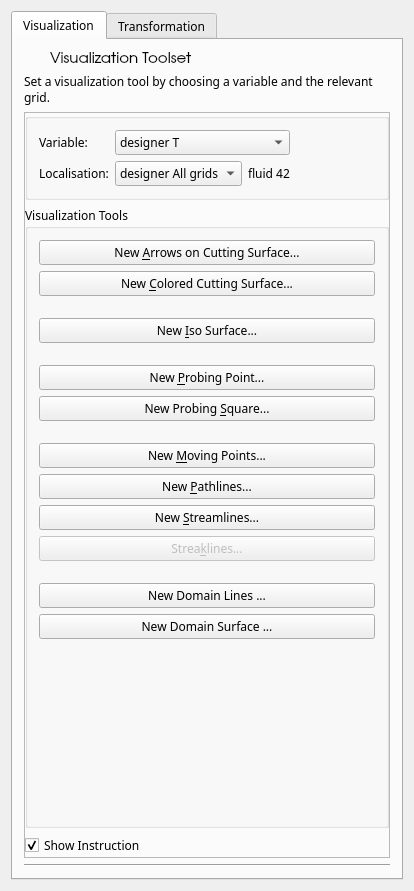
<ui version="4.0" >
 <comment>Python:from Utils import FloatInRangeControl
Python:from ChangeIndicatedLE import ChangeIndicatedLE</comment>
 <class>GridVisualizationPanelBase</class>
 <widget class="QWidget" name="GridVisualizationPanelBase" >
  <property name="geometry" >
   <rect>
    <x>0</x>
    <y>0</y>
    <width>414</width>
    <height>891</height>
   </rect>
  </property>
  <property name="sizePolicy" >
   <sizepolicy vsizetype="Preferred" hsizetype="Preferred" >
    <horstretch>0</horstretch>
    <verstretch>0</verstretch>
   </sizepolicy>
  </property>
  <property name="minimumSize" >
   <size>
    <width>0</width>
    <height>0</height>
   </size>
  </property>
  <property name="font" >
   <font>
    <family>Droid Sans</family>
   </font>
  </property>
  <property name="windowTitle" >
   <string>Form2</string>
  </property>
  <layout class="QGridLayout" >
   <item row="0" column="0" >
    <widget class="QTabWidget" name="tabWidget" >
     <property name="currentIndex" >
      <number>0</number>
     </property>
     <widget class="QWidget" name="tab" >
      <attribute name="title" >
       <string>Visualization</string>
      </attribute>
      <layout class="QGridLayout" >
       <item row="3" column="0" colspan="2" >
        <widget class="Line" name="line33" >
         <property name="sizePolicy" >
          <sizepolicy vsizetype="Fixed" hsizetype="Minimum" >
           <horstretch>0</horstretch>
           <verstretch>0</verstretch>
          </sizepolicy>
         </property>
         <property name="frameShape" >
          <enum>QFrame::HLine</enum>
         </property>
         <property name="frameShadow" >
          <enum>QFrame::Sunken</enum>
         </property>
        </widget>
       </item>
       <item row="0" column="0" >
        <widget class="QLabel" name="vrpIconToolset" >
         <property name="sizePolicy" >
          <sizepolicy vsizetype="Fixed" hsizetype="Fixed" >
           <horstretch>0</horstretch>
           <verstretch>0</verstretch>
          </sizepolicy>
         </property>
         <property name="maximumSize" >
          <size>
           <width>20</width>
           <height>20</height>
          </size>
         </property>
         <property name="scaledContents" >
          <bool>true</bool>
         </property>
         <property name="wordWrap" >
          <bool>false</bool>
         </property>
        </widget>
       </item>
       <item row="1" column="0" colspan="2" >
        <widget class="QLabel" name="KnobInstructionText" >
         <property name="sizePolicy" >
          <sizepolicy vsizetype="Fixed" hsizetype="Preferred" >
           <horstretch>0</horstretch>
           <verstretch>0</verstretch>
          </sizepolicy>
         </property>
         <property name="minimumSize" >
          <size>
           <width>0</width>
           <height>0</height>
          </size>
         </property>
         <property name="text" >
          <string>Set a visualization tool by choosing a variable and the relevant grid.</string>
         </property>
         <property name="scaledContents" >
          <bool>false</bool>
         </property>
         <property name="alignment" >
          <set>Qt::AlignVCenter</set>
         </property>
         <property name="wordWrap" >
          <bool>true</bool>
         </property>
        </widget>
       </item>
       <item row="2" column="0" colspan="2" >
        <widget class="QFrame" name="vrpFrameSetTool" >
         <property name="sizePolicy" >
          <sizepolicy vsizetype="Preferred" hsizetype="Preferred" >
           <horstretch>0</horstretch>
           <verstretch>0</verstretch>
          </sizepolicy>
         </property>
         <property name="frameShape" >
          <enum>QFrame::StyledPanel</enum>
         </property>
         <property name="frameShadow" >
          <enum>QFrame::Plain</enum>
         </property>
         <property name="lineWidth" >
          <number>0</number>
         </property>
         <layout class="QGridLayout" >
          <property name="margin" >
           <number>0</number>
          </property>
          <item row="0" column="0" >
           <widget class="QGroupBox" name="vrpGroupBoxConditions" >
            <property name="sizePolicy" >
             <sizepolicy vsizetype="Fixed" hsizetype="Preferred" >
              <horstretch>0</horstretch>
              <verstretch>0</verstretch>
             </sizepolicy>
            </property>
            <property name="title" >
             <string/>
            </property>
            <property name="lineWidth" stdset="0" >
             <number>1</number>
            </property>
            <layout class="QGridLayout" >
             <item row="1" column="0" >
              <widget class="QLabel" name="vrpLabelLocalisation" >
               <property name="sizePolicy" >
                <sizepolicy vsizetype="Preferred" hsizetype="Preferred" >
                 <horstretch>0</horstretch>
                 <verstretch>0</verstretch>
                </sizepolicy>
               </property>
               <property name="toolTip" >
                <string>Description which grid &lt;br>was selected in the part list on the left.</string>
               </property>
               <property name="whatsThis" >
                <string>Description which grid &lt;br>was selected in the part list on the left.</string>
               </property>
               <property name="text" >
                <string>Localisation:</string>
               </property>
               <property name="wordWrap" >
                <bool>false</bool>
               </property>
              </widget>
             </item>
             <item row="0" column="1" >
              <widget class="QComboBox" name="vrpComboBoxVariable" >
               <property name="cursor" >
                <cursorShape>PointingHandCursor</cursorShape>
               </property>
               <property name="toolTip" >
                <string>Select the variable which you want &lt;br>to investigate with a visualization function.</string>
               </property>
               <property name="whatsThis" >
                <string>Select the variable which you want &lt;br>to investigate with a visualization function.</string>
               </property>
               <item>
                <property name="text" >
                 <string>designer T</string>
                </property>
               </item>
               <item>
                <property name="text" >
                 <string>designer VMAG</string>
                </property>
               </item>
               <item>
                <property name="text" >
                 <string>designer P</string>
                </property>
               </item>
              </widget>
             </item>
             <item row="0" column="0" >
              <widget class="QLabel" name="vrpLabelVariable" >
               <property name="toolTip" >
                <string>Select the variable which you want &lt;br>to investigate with a visualization function.</string>
               </property>
               <property name="whatsThis" >
                <string>Select the variable which you want &lt;br>to investigate with a visualization function.</string>
               </property>
               <property name="text" >
                <string>Variable:</string>
               </property>
               <property name="wordWrap" >
                <bool>false</bool>
               </property>
              </widget>
             </item>
             <item row="1" column="1" >
              <layout class="QHBoxLayout" >
               <item>
                <widget class="QComboBox" name="vrpComboBoxGrid" >
                 <property name="cursor" >
                  <cursorShape>PointingHandCursor</cursorShape>
                 </property>
                 <property name="toolTip" >
                  <string>Description which grid &lt;br>was selected in the part list on the left.</string>
                 </property>
                 <property name="whatsThis" >
                  <string>Description which grid &lt;br>was selected in the part list on the left.</string>
                 </property>
                 <item>
                  <property name="text" >
                   <string>designer All grids</string>
                  </property>
                 </item>
                 <item>
                  <property name="text" >
                   <string>designer fluid-51</string>
                  </property>
                 </item>
                 <item>
                  <property name="text" >
                   <string>designer fluid-52</string>
                  </property>
                 </item>
                </widget>
               </item>
               <item>
                <widget class="QLabel" name="vrpLocalisationLabel" >
                 <property name="text" >
                  <string>fluid 42</string>
                 </property>
                 <property name="wordWrap" >
                  <bool>false</bool>
                 </property>
                </widget>
               </item>
              </layout>
             </item>
             <item row="0" column="2" >
              <spacer name="spacer207" >
               <property name="orientation" >
                <enum>Qt::Horizontal</enum>
               </property>
               <property name="sizeType" >
                <enum>QSizePolicy::Expanding</enum>
               </property>
               <property name="sizeHint" stdset="0" >
                <size>
                 <width>16</width>
                 <height>21</height>
                </size>
               </property>
              </spacer>
             </item>
             <item row="1" column="2" >
              <spacer name="spacer207_2" >
               <property name="orientation" >
                <enum>Qt::Horizontal</enum>
               </property>
               <property name="sizeType" >
                <enum>QSizePolicy::Expanding</enum>
               </property>
               <property name="sizeHint" stdset="0" >
                <size>
                 <width>16</width>
                 <height>21</height>
                </size>
               </property>
              </spacer>
             </item>
            </layout>
           </widget>
          </item>
          <item row="2" column="0" >
           <widget class="QCheckBox" name="DescriptionCheckBox" >
            <property name="cursor" >
             <cursorShape>PointingHandCursor</cursorShape>
            </property>
            <property name="text" >
             <string>Show Instruction</string>
            </property>
            <property name="checked" >
             <bool>true</bool>
            </property>
           </widget>
          </item>
          <item row="1" column="0" >
           <widget class="QGroupBox" name="vrpGroupBoxCuttingSurface" >
            <property name="sizePolicy" >
             <sizepolicy vsizetype="Minimum" hsizetype="Minimum" >
              <horstretch>0</horstretch>
              <verstretch>0</verstretch>
             </sizepolicy>
            </property>
            <property name="title" >
             <string>Visualization Tools</string>
            </property>
            <layout class="QGridLayout" name="gridLayout_3" >
             <item row="0" column="0" >
              <widget class="QPushButton" name="CuttingSurfaceArrowPushButton" >
               <property name="enabled" >
                <bool>true</bool>
               </property>
               <property name="sizePolicy" >
                <sizepolicy vsizetype="Fixed" hsizetype="MinimumExpanding" >
                 <horstretch>0</horstretch>
                 <verstretch>0</verstretch>
                </sizepolicy>
               </property>
               <property name="cursor" >
                <cursorShape>PointingHandCursor</cursorShape>
               </property>
               <property name="toolTip" >
                <string>This button computes a new cutting surface (section plane)&lt;br> with arrows (vectors) on the selected grid and data.</string>
               </property>
               <property name="whatsThis" >
                <string>This button computes a new cutting surface (section plane)&lt;br> with arrows (vectors) on the selected grid and data.</string>
               </property>
               <property name="text" >
                <string>New &amp;Arrows on Cutting Surface...</string>
               </property>
               <property name="shortcut" >
                <string>Alt+A</string>
               </property>
              </widget>
             </item>
             <item row="1" column="0" >
              <widget class="QPushButton" name="CuttingSurfaceColoredPushButton" >
               <property name="enabled" >
                <bool>true</bool>
               </property>
               <property name="sizePolicy" >
                <sizepolicy vsizetype="Fixed" hsizetype="MinimumExpanding" >
                 <horstretch>0</horstretch>
                 <verstretch>0</verstretch>
                </sizepolicy>
               </property>
               <property name="cursor" >
                <cursorShape>PointingHandCursor</cursorShape>
               </property>
               <property name="toolTip" >
                <string>This button computes a new colored cuttingsurface (contours on section plane)&lt;br> on the selected grid and data.</string>
               </property>
               <property name="whatsThis" >
                <string>This button computes a new colored cuttingsurface (contours on section plane)&lt;br> on the selected grid and data.</string>
               </property>
               <property name="text" >
                <string>New &amp;Colored Cutting Surface...</string>
               </property>
               <property name="shortcut" >
                <string>Alt+C</string>
               </property>
              </widget>
             </item>
             <item row="2" column="0" >
              <spacer name="spacer4" >
               <property name="orientation" >
                <enum>Qt::Vertical</enum>
               </property>
               <property name="sizeType" >
                <enum>QSizePolicy::Fixed</enum>
               </property>
               <property name="sizeHint" stdset="0" >
                <size>
                 <width>16</width>
                 <height>16</height>
                </size>
               </property>
              </spacer>
             </item>
             <item row="3" column="0" >
              <widget class="QPushButton" name="IsoSurfacePushButton" >
               <property name="enabled" >
                <bool>true</bool>
               </property>
               <property name="sizePolicy" >
                <sizepolicy vsizetype="Fixed" hsizetype="MinimumExpanding" >
                 <horstretch>0</horstretch>
                 <verstretch>0</verstretch>
                </sizepolicy>
               </property>
               <property name="cursor" >
                <cursorShape>PointingHandCursor</cursorShape>
               </property>
               <property name="toolTip" >
                <string>This button computes a new isosurface on the selected grid and data.</string>
               </property>
               <property name="whatsThis" >
                <string>This button computes a new isosurface on the selected grid and data.</string>
               </property>
               <property name="text" >
                <string>New &amp;Iso Surface...</string>
               </property>
               <property name="shortcut" >
                <string>Alt+I</string>
               </property>
              </widget>
             </item>
             <item row="4" column="0" >
              <spacer name="spacer4_2" >
               <property name="orientation" >
                <enum>Qt::Vertical</enum>
               </property>
               <property name="sizeType" >
                <enum>QSizePolicy::Fixed</enum>
               </property>
               <property name="sizeHint" stdset="0" >
                <size>
                 <width>16</width>
                 <height>16</height>
                </size>
               </property>
              </spacer>
             </item>
             <item row="5" column="0" >
              <widget class="QPushButton" name="ProbingPointPushButton" >
               <property name="enabled" >
                <bool>true</bool>
               </property>
               <property name="sizePolicy" >
                <sizepolicy vsizetype="Fixed" hsizetype="MinimumExpanding" >
                 <horstretch>0</horstretch>
                 <verstretch>0</verstretch>
                </sizepolicy>
               </property>
               <property name="cursor" >
                <cursorShape>PointingHandCursor</cursorShape>
               </property>
               <property name="toolTip" >
                <string>This button computes a new point probe on the selected grid and data.</string>
               </property>
               <property name="whatsThis" >
                <string>This button computes a new point probe on the selected grid and data.</string>
               </property>
               <property name="text" >
                <string>New &amp;Probing Point...</string>
               </property>
               <property name="shortcut" >
                <string>Alt+P</string>
               </property>
              </widget>
             </item>
             <item row="6" column="0" >
              <widget class="QPushButton" name="ProbingSquarePushButton" >
               <property name="enabled" >
                <bool>true</bool>
               </property>
               <property name="sizePolicy" >
                <sizepolicy vsizetype="Fixed" hsizetype="MinimumExpanding" >
                 <horstretch>0</horstretch>
                 <verstretch>0</verstretch>
                </sizepolicy>
               </property>
               <property name="cursor" >
                <cursorShape>PointingHandCursor</cursorShape>
               </property>
               <property name="toolTip" >
                <string>This button computes a new square probe on the selected grid and data.</string>
               </property>
               <property name="whatsThis" >
                <string>This button computes a new square probe on the selected grid and data.</string>
               </property>
               <property name="text" >
                <string>New Probing &amp;Square...</string>
               </property>
               <property name="shortcut" >
                <string>Alt+S</string>
               </property>
              </widget>
             </item>
             <item row="7" column="0" >
              <spacer name="spacer4_3" >
               <property name="orientation" >
                <enum>Qt::Vertical</enum>
               </property>
               <property name="sizeType" >
                <enum>QSizePolicy::Fixed</enum>
               </property>
               <property name="sizeHint" stdset="0" >
                <size>
                 <width>16</width>
                 <height>16</height>
                </size>
               </property>
              </spacer>
             </item>
             <item row="8" column="0" >
              <widget class="QPushButton" name="MovingPointsPushButton" >
               <property name="sizePolicy" >
                <sizepolicy vsizetype="Fixed" hsizetype="MinimumExpanding" >
                 <horstretch>0</horstretch>
                 <verstretch>0</verstretch>
                </sizepolicy>
               </property>
               <property name="cursor" >
                <cursorShape>PointingHandCursor</cursorShape>
               </property>
               <property name="toolTip" >
                <string>This button computes new particles &lt;br> which fly along streamlines on the selected grid and data.</string>
               </property>
               <property name="whatsThis" >
                <string>This button computes new particles &lt;br> which fly along streamlines on the selected grid and data.</string>
               </property>
               <property name="text" >
                <string>New &amp;Moving Points...</string>
               </property>
               <property name="shortcut" >
                <string>Alt+M</string>
               </property>
              </widget>
             </item>
             <item row="9" column="0" >
              <widget class="QPushButton" name="PathlinesPushButton" >
               <property name="sizePolicy" >
                <sizepolicy vsizetype="Fixed" hsizetype="MinimumExpanding" >
                 <horstretch>0</horstretch>
                 <verstretch>0</verstretch>
                </sizepolicy>
               </property>
               <property name="cursor" >
                <cursorShape>PointingHandCursor</cursorShape>
               </property>
               <property name="toolTip" >
                <string>This button computes new growing streamlines&lt;br> on the selected grid and data.</string>
               </property>
               <property name="whatsThis" >
                <string>This button computes new growing streamlines&lt;br> on the selected grid and data.</string>
               </property>
               <property name="text" >
                <string>New &amp;Pathlines...</string>
               </property>
               <property name="shortcut" >
                <string>Alt+P</string>
               </property>
              </widget>
             </item>
             <item row="10" column="0" >
              <widget class="QPushButton" name="StreamlinesPushButton" >
               <property name="sizePolicy" >
                <sizepolicy vsizetype="Fixed" hsizetype="MinimumExpanding" >
                 <horstretch>0</horstretch>
                 <verstretch>0</verstretch>
                </sizepolicy>
               </property>
               <property name="cursor" >
                <cursorShape>PointingHandCursor</cursorShape>
               </property>
               <property name="toolTip" >
                <string>This button computes new streamlines&lt;br> on the selected grid and data.</string>
               </property>
               <property name="whatsThis" >
                <string>This button computes new streamlines&lt;br> on the selected grid and data.</string>
               </property>
               <property name="text" >
                <string>New &amp;Streamlines...</string>
               </property>
               <property name="shortcut" >
                <string>Alt+S</string>
               </property>
              </widget>
             </item>
             <item row="11" column="0" >
              <widget class="QPushButton" name="StreaklinesPushButton" >
               <property name="enabled" >
                <bool>false</bool>
               </property>
               <property name="sizePolicy" >
                <sizepolicy vsizetype="Fixed" hsizetype="MinimumExpanding" >
                 <horstretch>0</horstretch>
                 <verstretch>0</verstretch>
                </sizepolicy>
               </property>
               <property name="cursor" >
                <cursorShape>PointingHandCursor</cursorShape>
               </property>
               <property name="toolTip" >
                <string>&lt;b>Streaklines&lt;/b> imitate a &lt;br> smoke probe of a wind channel at every time step.</string>
               </property>
               <property name="whatsThis" >
                <string>&lt;b>Streaklines&lt;/b> imitate a &lt;br> smoke probe of a wind channel at every time step. Streaklines require transient data.</string>
               </property>
               <property name="text" >
                <string>Strea&amp;klines...</string>
               </property>
               <property name="shortcut" >
                <string>Alt+K</string>
               </property>
              </widget>
             </item>
             <item row="12" column="0" >
              <spacer name="spacer13" >
               <property name="orientation" >
                <enum>Qt::Vertical</enum>
               </property>
               <property name="sizeType" >
                <enum>QSizePolicy::Fixed</enum>
               </property>
               <property name="sizeHint" stdset="0" >
                <size>
                 <width>20</width>
                 <height>16</height>
                </size>
               </property>
              </spacer>
             </item>
             <item row="13" column="0" >
              <widget class="QPushButton" name="DomainLinesPushButton" >
               <property name="toolTip" >
                <string>This button computes new domain lines&lt;br> on the selected grid. Currently data is not mapped.</string>
               </property>
               <property name="whatsThis" >
                <string>This button computes new domain surface&lt;br> on the selected grid and data.</string>
               </property>
               <property name="text" >
                <string>New Domain Lines ...</string>
               </property>
              </widget>
             </item>
             <item row="14" column="0" >
              <widget class="QPushButton" name="DomainSurfacePushButton" >
               <property name="toolTip" >
                <string>This button computes a new domain surface&lt;br> on the selected grid. Currently data id not mapped.</string>
               </property>
               <property name="whatsThis" >
                <string>This button computes new domain lines&lt;br> on the selected grid and data.</string>
               </property>
               <property name="text" >
                <string>New Domain Surface ...</string>
               </property>
              </widget>
             </item>
             <item row="15" column="0" >
              <spacer name="verticalSpacer" >
               <property name="orientation" >
                <enum>Qt::Vertical</enum>
               </property>
               <property name="sizeHint" stdset="0" >
                <size>
                 <width>20</width>
                 <height>10</height>
                </size>
               </property>
              </spacer>
             </item>
            </layout>
           </widget>
          </item>
         </layout>
        </widget>
       </item>
       <item row="0" column="1" >
        <widget class="QLabel" name="vrpLabelTitle" >
         <property name="sizePolicy" >
          <sizepolicy vsizetype="Fixed" hsizetype="Preferred" >
           <horstretch>0</horstretch>
           <verstretch>0</verstretch>
          </sizepolicy>
         </property>
         <property name="minimumSize" >
          <size>
           <width>0</width>
           <height>0</height>
          </size>
         </property>
         <property name="font" >
          <font>
           <family>URW Gothic L</family>
           <pointsize>11</pointsize>
          </font>
         </property>
         <property name="text" >
          <string>Visualization Toolset</string>
         </property>
         <property name="alignment" >
          <set>Qt::AlignLeading|Qt::AlignLeft|Qt::AlignTop</set>
         </property>
         <property name="wordWrap" >
          <bool>true</bool>
         </property>
        </widget>
       </item>
      </layout>
     </widget>
     <widget class="QWidget" name="tab" >
      <attribute name="title" >
       <string>Transformation</string>
      </attribute>
      <layout class="QVBoxLayout" name="verticalLayout" >
       <item>
        <widget class="QGroupBox" name="vrpGroupBoxRotation" >
         <property name="title" >
          <string>Rotation</string>
         </property>
         <layout class="QGridLayout" name="gridLayout_2" >
          <item row="0" column="0" >
           <widget class="QLabel" name="textLabelRotAxisX" >
            <property name="enabled" >
             <bool>true</bool>
            </property>
            <property name="toolTip" >
             <string>For finetuning the orientation&lt;br> of the starting rectangle from which streamlines, pathlines and moving points are emitted, you can add rotations around each axis.</string>
            </property>
            <property name="whatsThis" >
             <string>For finetuning the orientation&lt;br> of the starting rectangle from which streamlines, pathlines and moving points are emitted, you can add rotations around each axis.</string>
            </property>
            <property name="text" >
             <string>Axis x:</string>
            </property>
            <property name="wordWrap" >
             <bool>false</bool>
            </property>
           </widget>
          </item>
          <item row="0" column="1" >
           <widget class="FloatInRangeControl" native="1" name="floatInRangeAxisX" >
            <property name="enabled" >
             <bool>true</bool>
            </property>
            <property name="sizePolicy" >
             <sizepolicy vsizetype="Fixed" hsizetype="Expanding" >
              <horstretch>0</horstretch>
              <verstretch>0</verstretch>
             </sizepolicy>
            </property>
           </widget>
          </item>
          <item row="1" column="0" >
           <widget class="QLabel" name="textLabelRotAxisY" >
            <property name="enabled" >
             <bool>true</bool>
            </property>
            <property name="toolTip" >
             <string>For finetuning the orientation&lt;br> of the starting rectangle from which streamlines, pathlines and moving points are emitted, you can add rotations around each axis.</string>
            </property>
            <property name="whatsThis" >
             <string>For finetuning the orientation&lt;br> of the starting rectangle from which streamlines, pathlines and moving points are emitted, you can add rotations around each axis.</string>
            </property>
            <property name="text" >
             <string>Axis y:</string>
            </property>
            <property name="wordWrap" >
             <bool>false</bool>
            </property>
           </widget>
          </item>
          <item row="1" column="1" >
           <widget class="FloatInRangeControl" native="1" name="floatInRangeAxisY" >
            <property name="enabled" >
             <bool>true</bool>
            </property>
            <property name="sizePolicy" >
             <sizepolicy vsizetype="Fixed" hsizetype="Expanding" >
              <horstretch>0</horstretch>
              <verstretch>0</verstretch>
             </sizepolicy>
            </property>
           </widget>
          </item>
          <item row="2" column="0" >
           <widget class="QLabel" name="textLabelRotAxisZ" >
            <property name="enabled" >
             <bool>true</bool>
            </property>
            <property name="toolTip" >
             <string>For finetuning the orientation&lt;br> of the starting rectangle from which streamlines, pathlines and moving points are emitted, you can add rotations around each axis.</string>
            </property>
            <property name="whatsThis" >
             <string>For finetuning the orientation&lt;br> of the starting rectangle from which streamlines, pathlines and moving points are emitted, you can add rotations around each axis.</string>
            </property>
            <property name="text" >
             <string>Axis z:</string>
            </property>
            <property name="wordWrap" >
             <bool>false</bool>
            </property>
           </widget>
          </item>
          <item row="2" column="1" >
           <widget class="FloatInRangeControl" native="1" name="floatInRangeAxisZ" >
            <property name="enabled" >
             <bool>true</bool>
            </property>
            <property name="sizePolicy" >
             <sizepolicy vsizetype="Fixed" hsizetype="Expanding" >
              <horstretch>0</horstretch>
              <verstretch>0</verstretch>
             </sizepolicy>
            </property>
           </widget>
          </item>
          <item row="3" column="0" >
           <spacer name="spacer14" >
            <property name="orientation" >
             <enum>Qt::Vertical</enum>
            </property>
            <property name="sizeType" >
             <enum>QSizePolicy::Fixed</enum>
            </property>
            <property name="sizeHint" stdset="0" >
             <size>
              <width>20</width>
              <height>16</height>
             </size>
            </property>
           </spacer>
          </item>
          <item row="4" column="0" >
           <widget class="QLabel" name="textLabelAngle" >
            <property name="enabled" >
             <bool>true</bool>
            </property>
            <property name="toolTip" >
             <string>For finetuning the orientation&lt;br> of the starting rectangle from which streamlines, pathlines and moving points are emitted, you can add rotations around each axis.</string>
            </property>
            <property name="whatsThis" >
             <string>For finetuning the orientation&lt;br> of the starting rectangle from which streamlines, pathlines and moving points are emitted, you can add rotations around each axis.</string>
            </property>
            <property name="text" >
             <string>Angle:</string>
            </property>
            <property name="wordWrap" >
             <bool>false</bool>
            </property>
           </widget>
          </item>
          <item row="4" column="1" >
           <widget class="FloatInRangeControl" native="1" name="floatInRangeAngle" >
            <property name="enabled" >
             <bool>true</bool>
            </property>
            <property name="sizePolicy" >
             <sizepolicy vsizetype="Fixed" hsizetype="Expanding" >
              <horstretch>0</horstretch>
              <verstretch>0</verstretch>
             </sizepolicy>
            </property>
           </widget>
          </item>
          <item row="5" column="0" colspan="2" >
           <spacer name="verticalSpacer_2" >
            <property name="orientation" >
             <enum>Qt::Vertical</enum>
            </property>
            <property name="sizeHint" stdset="0" >
             <size>
              <width>328</width>
              <height>176</height>
             </size>
            </property>
           </spacer>
          </item>
         </layout>
        </widget>
       </item>
       <item>
        <widget class="QGroupBox" name="vrpGroupBoxTranslate" >
         <property name="title" >
          <string>Translation</string>
         </property>
         <layout class="QGridLayout" name="gridLayout" >
          <item row="0" column="0" >
           <widget class="QLabel" name="textLabel4_4_3" >
            <property name="toolTip" >
             <string>x, y, z define the center of the rectangle&lt;br> from which streamlines, pathlines and moving points are emitted.</string>
            </property>
            <property name="whatsThis" >
             <string>x, y, z define the center of the rectangle&lt;br> from which streamlines, pathlines and moving points are emitted.</string>
            </property>
            <property name="text" >
             <string>x:</string>
            </property>
            <property name="wordWrap" >
             <bool>false</bool>
            </property>
           </widget>
          </item>
          <item row="0" column="1" >
           <spacer name="spacer14_2" >
            <property name="orientation" >
             <enum>Qt::Horizontal</enum>
            </property>
            <property name="sizeType" >
             <enum>QSizePolicy::Expanding</enum>
            </property>
            <property name="sizeHint" stdset="0" >
             <size>
              <width>273</width>
              <height>20</height>
             </size>
            </property>
           </spacer>
          </item>
          <item row="0" column="2" >
           <widget class="ChangeIndicatedLE" native="1" name="floatX" >
            <property name="minimumSize" >
             <size>
              <width>40</width>
              <height>0</height>
             </size>
            </property>
           </widget>
          </item>
          <item row="1" column="0" >
           <widget class="QLabel" name="textLabel4_4_2_3" >
            <property name="toolTip" >
             <string>x, y, z define the center of the rectangle&lt;br> from which streamlines, pathlines and moving points are emitted.</string>
            </property>
            <property name="whatsThis" >
             <string>x, y, z define the center of the rectangle&lt;br> from which streamlines, pathlines and moving points are emitted.</string>
            </property>
            <property name="text" >
             <string>y:</string>
            </property>
            <property name="wordWrap" >
             <bool>false</bool>
            </property>
           </widget>
          </item>
          <item row="1" column="1" >
           <spacer name="spacer15" >
            <property name="orientation" >
             <enum>Qt::Horizontal</enum>
            </property>
            <property name="sizeType" >
             <enum>QSizePolicy::Expanding</enum>
            </property>
            <property name="sizeHint" stdset="0" >
             <size>
              <width>273</width>
              <height>20</height>
             </size>
            </property>
           </spacer>
          </item>
          <item row="1" column="2" >
           <widget class="ChangeIndicatedLE" native="1" name="floatY" >
            <property name="minimumSize" >
             <size>
              <width>40</width>
              <height>0</height>
             </size>
            </property>
           </widget>
          </item>
          <item row="2" column="0" >
           <widget class="QLabel" name="textLabel4_4_2_2_2" >
            <property name="toolTip" >
             <string>x, y, z define the center of the rectangle&lt;br> from which streamlines, pathlines and moving points are emitted.</string>
            </property>
            <property name="whatsThis" >
             <string>x, y, z define the center of the rectangle&lt;br> from which streamlines, pathlines and moving points are emitted.</string>
            </property>
            <property name="text" >
             <string>z:</string>
            </property>
            <property name="wordWrap" >
             <bool>false</bool>
            </property>
           </widget>
          </item>
          <item row="2" column="1" >
           <spacer name="spacer16" >
            <property name="orientation" >
             <enum>Qt::Horizontal</enum>
            </property>
            <property name="sizeType" >
             <enum>QSizePolicy::Expanding</enum>
            </property>
            <property name="sizeHint" stdset="0" >
             <size>
              <width>273</width>
              <height>20</height>
             </size>
            </property>
           </spacer>
          </item>
          <item row="2" column="2" >
           <widget class="ChangeIndicatedLE" native="1" name="floatZ" >
            <property name="minimumSize" >
             <size>
              <width>40</width>
              <height>0</height>
             </size>
            </property>
           </widget>
          </item>
          <item row="3" column="0" colspan="3" >
           <spacer name="verticalSpacer_3" >
            <property name="orientation" >
             <enum>Qt::Vertical</enum>
            </property>
            <property name="sizeHint" stdset="0" >
             <size>
              <width>328</width>
              <height>202</height>
             </size>
            </property>
           </spacer>
          </item>
         </layout>
        </widget>
       </item>
      </layout>
     </widget>
    </widget>
   </item>
  </layout>
 </widget>
 <layoutdefault spacing="6" margin="11" />
 <customwidgets>
  <customwidget>
   <class>FloatInRangeControl</class>
   <extends>QWidget</extends>
   <header location="global" >Utils</header>
  </customwidget>
  <customwidget>
   <class>ChangeIndicatedLE</class>
   <extends>QWidget</extends>
   <header location="global" >ChangeIndicatedLE</header>
  </customwidget>
 </customwidgets>
 <includes>
  <include location="local" >changeindicatedle.h</include>
  <include location="local" >changeindicatedle.h</include>
  <include location="local" >changeindicatedle.h</include>
  <include location="local" >floatinrangecontrol.h</include>
  <include location="local" >floatinrangecontrol.h</include>
  <include location="local" >floatinrangecontrol.h</include>
  <include location="local" >floatinrangecontrol.h</include>
 </includes>
 <resources/>
 <connections/>
</ui>
